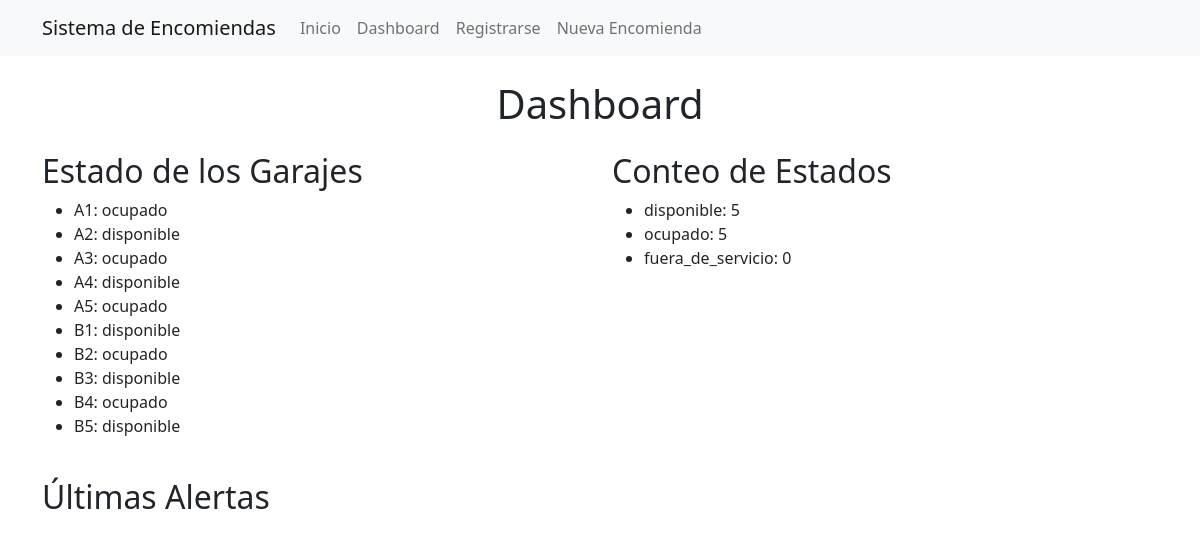
Page /dashboard on the earlier database version.
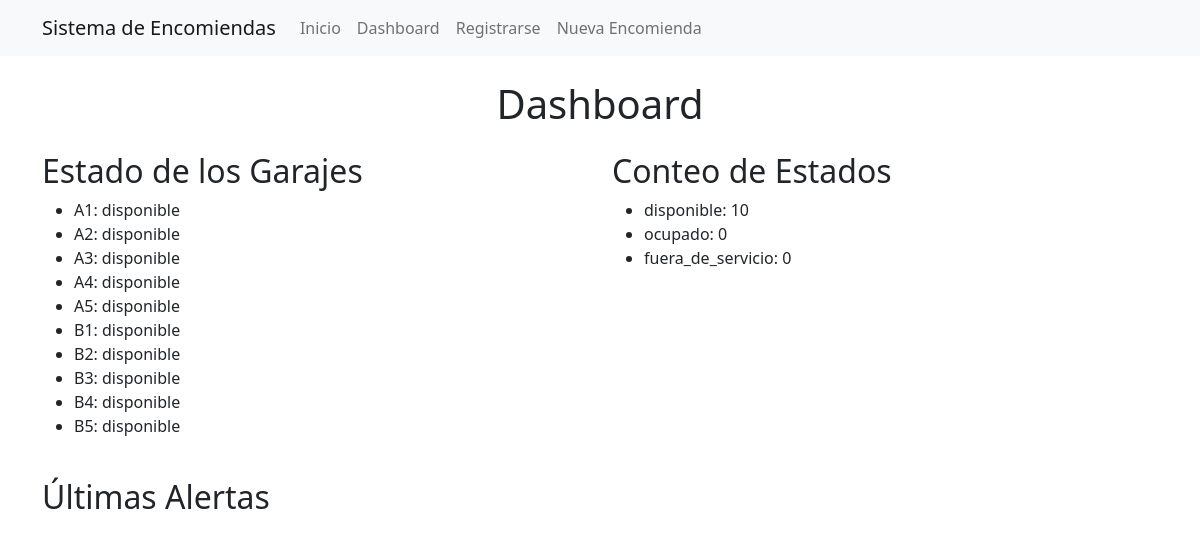
Same page on the later database version.
### tables this page shows
CREATE TABLE garajes (
    id TEXT PRIMARY KEY,
    estado TEXT NOT NULL
);

### app.py (the view)
@app.route('/dashboard')
def dashboard():
    conn = get_db_connection()
    garajes = conn.execute('SELECT * FROM garajes').fetchall()
    alertas = conn.execute('SELECT * FROM alertas ORDER BY fecha DESC LIMIT 5').fetchall()
    estados_estacionamientos = {
        'disponible': 0,
        'ocupado': 0,
        'fuera_de_servicio': 0
    }
    for garaje in garajes:
        estado = garaje['estado']
        if estado in estados_estacionamientos:
            estados_estacionamientos[estado] += 1
        else:
            estados_estacionamientos['fuera_de_servicio'] += 1
    print("Estados de estacionamientos:", estados_estacionamientos)  # Print de depuración
    conn.close()
    context = {
        'garajes': garajes,
        'alertas': alertas,
        'estados_estacionamientos': estados_estacionamientos
    }
    print("Contexto completo:", context)  # Print de depuración
    return render_template('dashboard.html', **context)

### app.py (called while the page is built)
def get_db_connection():
    conn = sqlite3.connect('database.db')
    conn.row_factory = sqlite3.Row
    return conn

### templates/dashboard.html (shortened to what this page needs)
{% extends "base.html" %}
{% block content %}
<h1 class="text-center mb-4">Dashboard</h1>
<div class="row mb-4">
    <div class="col-md-6">
        <h2>Estado de los Garajes</h2>
        <ul>
        {% for garaje in garajes %}
            <li>{{ garaje['id'] }}: {{ garaje['estado'] }}</li>
        {% endfor %}
        </ul>
    </div>
    <div class="col-md-6">
        <h2>Conteo de Estados</h2>
        <ul>
        {% for estado, cantidad in estados_estacionamientos.items() %}
            <li>{{ estado }}: {{ cantidad }}</li>
        {% endfor %}
        </ul>
    </div>
</div>
<div class="row">
    <div class="col-12">
        <h2>Últimas Alertas</h2>
    </div>
</div>
{% endblock %}

Differences in the rows shown:
changed garajes "A1": estado "ocupado" → "disponible"
changed garajes "A3": estado "ocupado" → "disponible"
changed garajes "A5": estado "ocupado" → "disponible"
changed garajes "B2": estado "ocupado" → "disponible"
changed garajes "B4": estado "ocupado" → "disponible"
Other differences:
new list line: "disponible : 10"
new list line: "ocupado : 0"
list line gone: "disponible : 5"
list line gone: "ocupado : 5"
